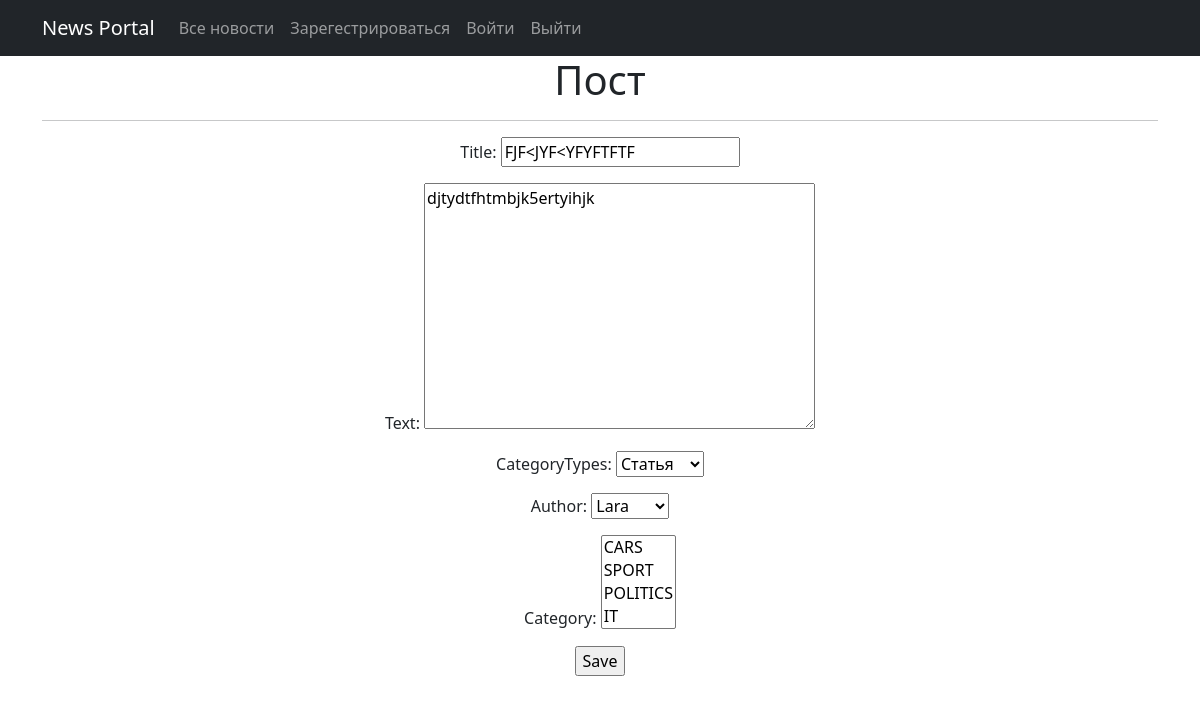
/news_id/23/edit/ (signed in), run on the app's committed database.
### news/models.py (models this page shows, shortened)
class Post(models.Model):
    author = models.ForeignKey(Author, on_delete=models.CASCADE)
    ARTICLE = "AR"
    NEWS = "NW"
    CATEGORY_CHOICES = (
        (ARTICLE, "Статья"),
        (NEWS, "Новость")
    )
    categoryTypes = models.CharField(max_length=2, choices=CATEGORY_CHOICES, default=ARTICLE)
    dateCreation = models.DateTimeField(auto_now_add=True)
    title = models.CharField(max_length=256)
    text = models.TextField()
    rating = models.IntegerField(default=0)
    category = models.ManyToManyField(Category, through='PostCategory')

### news/views.py (the view)
# urls.py: path('<int:pk>/edit/', PostUpdate.as_view(), name='post_update'),
class PostUpdate(PermissionRequiredMixin, UpdateView):
    permission_required = ('news.update_post',)
    form_class = PostForm
    model = Post
    template_name = 'post_edit.html'

### news/forms.py (shortened to what this page needs)
class PostForm(forms.ModelForm):
    class Meta:
        model = Post
        fields = [
            'title',
            'text',
            'categoryTypes',
            'author',
            'category',
        ]

### news/models.py (called while the page is built)
    def __str__(self):
        return self.authorUser.username

    def __str__(self):
        return self.name

### news/templates/post_edit.html (shortened to what this page needs)
{% extends 'flatpages/default.html' %}
{% block content %}
<h1>Пост</h1>
<hr>
<form action="" method="post">
    {{ form.as_p}}
    <input type="submit" value="Save" />
</form>
{% endblock content %}

### data on the page
Post: title "FJF<JYF<YFYFTFTF", text "djtydtfhtmbjk5ertyihjk", categoryTypes "Статья", author "Lara"
